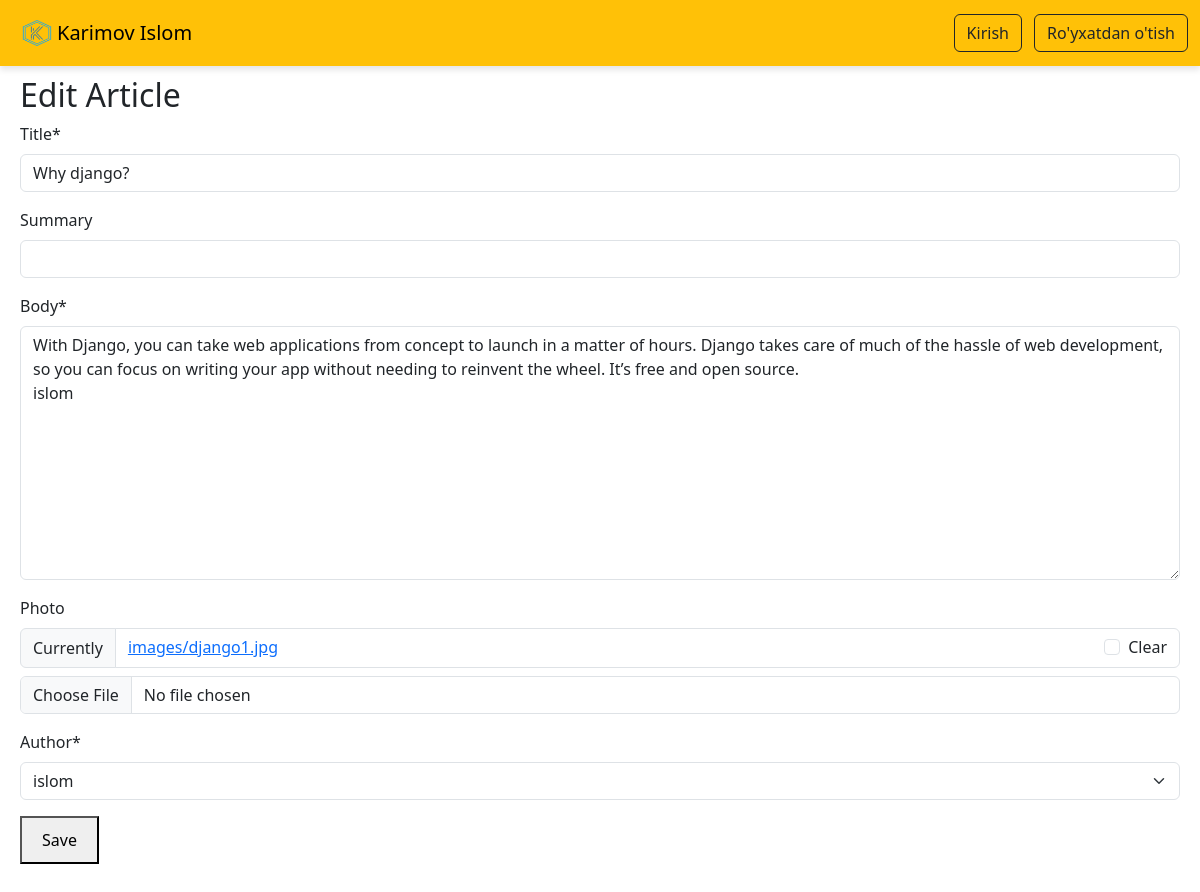
Screenshot of /admins/custom_admin/edit_article/1/ with the database file from the repository.
### articles/models.py (models this page shows, shortened)
class Article(models.Model):
    title = models.CharField(max_length=255)
    summary = models.CharField(max_length=200, blank = True)
    body    = RichTextField()
    photo   = models.ImageField(upload_to='images/',blank = True)
    date    = models.DateTimeField(auto_now_add=True)
    author  = models.ForeignKey(
        get_user_model(),
        on_delete=models.CASCADE,
    )

### admin_dashboard/views.py (the view)
# urls.py: path('custom_admin/edit_article/<int:pk>/', views.edit_article, name='edit_article'),
def edit_article(request, pk):
    article = get_object_or_404(Article, pk=pk)
    if request.method == "POST":
        form = ArticleForm(request.POST, instance=article)
        if form.is_valid():
            form.save()
            return redirect('custom_admin_view')
    else:
        form = ArticleForm(instance=article)
    return render(request, 'custom_admin/edit_article.html', {'form': form})

### admin_dashboard/forms.py
class ArticleForm(forms.ModelForm):
    class Meta:
        model = Article
        fields = '__all__'

### accounts/models.py (called while the page is built)
    def __str__(self):
        return self.username

### templates/custom_admin/edit_article.html (shortened to what this page needs)
{% extends 'base.html' %}
{% load crispy_forms_tags %}
{% block content %}
<h2>Edit Article</h2>
<form method="post">
    {{ form | crispy }}
    <button type="submit">Save</button>
</form>
{% endblock %}

### static/css/styles.css (style rules this page uses)
body { padding-top: 56px; }
body { font-size: 16px; }
button { padding: 10px 20px; font-size: 16px; }

### rows the page displays
Article: title "Why django?", body "With Django, you can take web applications from concept to launch in a matter of hours. Django takes care of much of the hassle of web development, so you can focus on writing your app without needing to reinvent the wheel. It’s free and open source. islom", author "islom"
